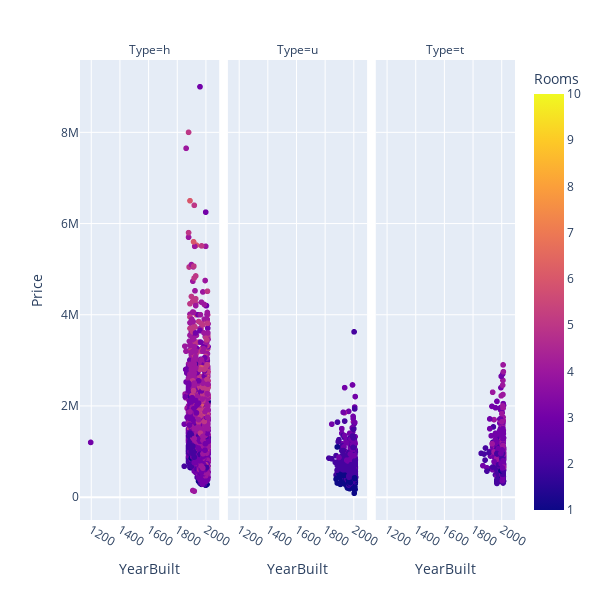

The cell this chart's notebook holds for it:
### Code cell
fig = px.scatter(melb, y="Price", x="YearBuilt", color="Rooms",
             facet_col="Type",
             width =600,height = 600, )
fig.show()

### Figure 1 — Plotly figure (JSON) as saved in the notebook; plotly's stock layout.template omitted (floating-point values rounded to 4 significant figures; data arrays with more than 128 entries replaced by an {"elided": "..."} marker saying what was removed)
{"data": [{"hovertemplate": "Type=h<br>YearBuilt=%{x}<br>Price=%{y}<br>Rooms=%{marker.color}<extra></extra>", "legendgroup": "", "marker": {"color": {"elided": "9449 int values"}, "coloraxis": "coloraxis", "symbol": "circle"}, "mode": "markers", "name": "", "showlegend": false, "type": "scattergl", "x": {"elided": "9449 int values"}, "xaxis": "x", "y": {"elided": "9449 int values"}, "yaxis": "y"}, {"hovertemplate": "Type=u<br>YearBuilt=%{x}<br>Price=%{y}<br>Rooms=%{marker.color}<extra></extra>", "legendgroup": "", "marker": {"color": {"elided": "3017 int values"}, "coloraxis": "coloraxis", "symbol": "circle"}, "mode": "markers", "name": "", "showlegend": false, "type": "scattergl", "x": {"elided": "3017 int values"}, "xaxis": "x2", "y": {"elided": "3017 int values"}, "yaxis": "y2"}, {"hovertemplate": "Type=t<br>YearBuilt=%{x}<br>Price=%{y}<br>Rooms=%{marker.color}<extra></extra>", "legendgroup": "", "marker": {"color": {"elided": "1114 int values"}, "coloraxis": "coloraxis", "symbol": "circle"}, "mode": "markers", "name": "", "showlegend": false, "type": "scattergl", "x": {"elided": "1114 int values"}, "xaxis": "x3", "y": {"elided": "1114 int values"}, "yaxis": "y3"}], "layout": {"annotations": [{"font": {}, "showarrow": false, "text": "Type=h", "x": 0.16, "xanchor": "center", "xref": "paper", "y": 1, "yanchor": "bottom", "yref": "paper"}, {"font": {}, "showarrow": false, "text": "Type=u", "x": 0.5, "xanchor": "center", "xref": "paper", "y": 1, "yanchor": "bottom", "yref": "paper"}, {"font": {}, "showarrow": false, "text": "Type=t", "x": 0.84, "xanchor": "center", "xref": "paper", "y": 1, "yanchor": "bottom", "yref": "paper"}], "coloraxis": {"colorbar": {"title": {"text": "Rooms"}}, "colorscale": [[0, "#0d0887"], [0.1111, "#46039f"], [0.2222, "#7201a8"], [0.3333, "#9c179e"], [0.4444, "#bd3786"], [0.5556, "#d8576b"], [0.6667, "#ed7953"], [0.7778, "#fb9f3a"], [0.8889, "#fdca26"], [1, "#f0f921"]]}, "height": 600, "legend": {"tracegroupgap": 0}, "margin": {"t": 60}, "width": 600, "xaxis": {"anchor": "y", "domain": [0, 0.32], "title": {"text": "YearBuilt"}}, "xaxis2": {"anchor": "y2", "domain": [0.34, 0.66], "matches": "x", "title": {"text": "YearBuilt"}}, "xaxis3": {"anchor": "y3", "domain": [0.68, 1.0], "matches": "x", "title": {"text": "YearBuilt"}}, "yaxis": {"anchor": "x", "domain": [0, 1], "title": {"text": "Price"}}, "yaxis2": {"anchor": "x2", "domain": [0, 1], "matches": "y", "showticklabels": false}, "yaxis3": {"anchor": "x3", "domain": [0, 1], "matches": "y", "showticklabels": false}}}
